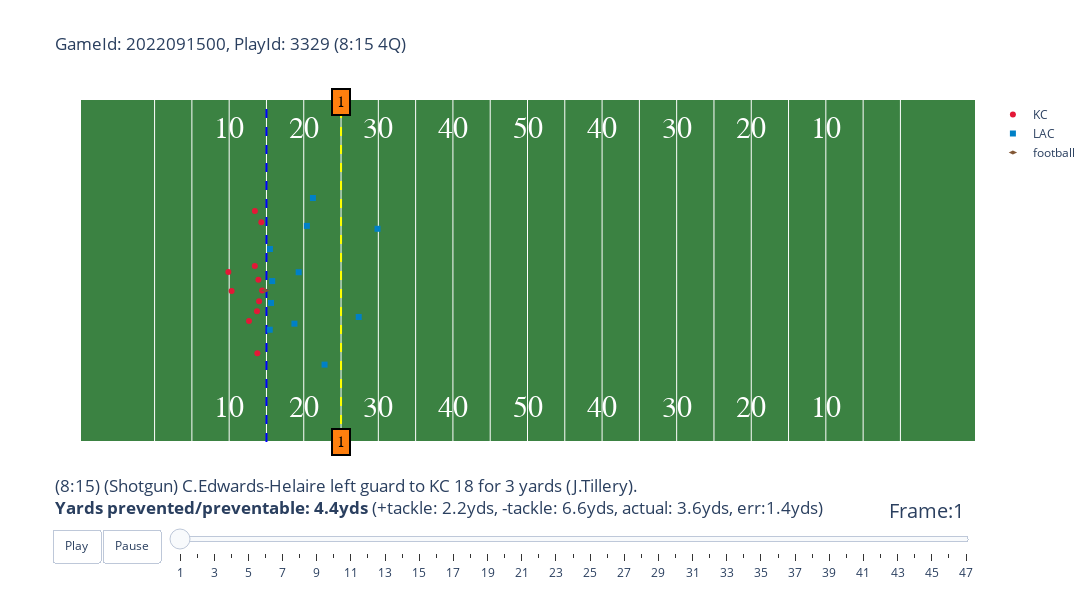

Write notebook code for a chart like this one.
### Code cell
INDEX = 560
animate_play(tracking_data, plays, players, val_data[INDEX]["game_id"], val_data[INDEX]["play_id"], y0_pred[INDEX], y1_pred[INDEX], val_T[INDEX], val_Y[INDEX])  # runtime for one play is <5s

### Figure 1 — Plotly figure (JSON) as saved in the notebook; plotly's stock layout.template omitted (floating-point values rounded to 4 significant figures)
{"data": [{"hoverinfo": "none", "mode": "text", "showlegend": false, "text": ["10", "20", "30", "40", "50", "40", "30", "20", "10"], "textfont": {"color": "#ffffff", "family": "Courier New, monospace", "size": 30}, "type": "scatter", "x": [20, 30, 40, 50, 60, 70, 80, 90, 100], "y": [5, 5, 5, 5, 5, 5, 5, 5, 5]}, {"hoverinfo": "none", "mode": "text", "showlegend": false, "text": ["10", "20", "30", "40", "50", "40", "30", "20", "10"], "textfont": {"color": "#ffffff", "family": "Courier New, monospace", "size": 30}, "type": "scatter", "x": [20, 30, 40, 50, 60, 70, 80, 90, 100], "y": [48.5, 48.5, 48.5, 48.5, 48.5, 48.5, 48.5, 48.5, 48.5]}, {"hoverinfo": "text", "line": {"color": "blue", "dash": "dash"}, "mode": "lines+text", "opacity": 1, "showlegend": false, "type": "scatter", "x": [25, 25], "y": [0, 53.5]}, {"hoverinfo": "text", "line": {"color": "yellow", "dash": "dash"}, "mode": "lines+text", "opacity": 1, "showlegend": false, "type": "scatter", "x": [35, 35], "y": [0, 53.5]}, {"hoverinfo": "text", "hovertext": ["Travis Kelce (TE)", "Joe Thuney (G)", "Patrick Mahomes (QB)", "JuJu Smith-Schuster (WR)", "Andrew Wylie (G)", "Orlando Brown (T)", "Marquez Valdes-Scantling (WR)", "Mecole Hardman (WR)", "BALL CARRIER<br>Clyde Edwards-Helaire (RB)", "Creed Humphrey (C)", "Trey Smith (G)"], "marker": {"color": "#E31837", "symbol": "circle"}, "mode": "markers", "name": "KC", "type": "scatter", "x": [22.66, 23.92, 20.33, 24.31, 23.73, 23.44, 23.78, 23.45, 19.89, 24.42, 24.01], "y": [18.85, 25.27, 23.54, 34.24, 20.36, 27.44, 13.82, 35.99, 26.48, 23.6, 21.94]}, {"hoverinfo": "text", "hovertext": ["Khalil Mack (OLB)", "Kyle Van Noy (OLB)", "Bryce Callahan (CB)", "Joey Bosa (OLB)", "Derwin James (FS)", "Sebastian Joseph (NT)", "J.C. Jackson (CB)", "Jerry Tillery (DT)", "Nasir Adderley (FS)", "Drue Tranquill (ILB)", "Asante Samuel (CB)"], "marker": {"color": "#0080C6", "symbol": "square"}, "mode": "markers", "name": "LAC", "type": "scatter", "x": [25.47, 29.32, 30.42, 25.44, 37.37, 25.77, 32.79, 25.61, 39.89, 28.75, 31.23], "y": [30.08, 26.46, 33.68, 17.5, 19.48, 25.08, 12.06, 21.67, 33.23, 18.44, 38.03]}, {"hoverinfo": "text", "line": {"color": "red", "dash": "dash"}, "mode": "lines+text", "opacity": 0, "showlegend": false, "type": "scatter", "x": [0, 0], "y": [0, 53.5]}, {"hoverinfo": "text", "line": {"color": "red", "dash": "dash"}, "mode": "lines+text", "opacity": 0, "showlegend": false, "type": "scatter", "x": [0, 0], "y": [0, 53.5]}, {"hoverinfo": "none", "marker": {"color": "white", "symbol": "x"}, "mode": "markers+text", "text": [], "textfont": {"color": "white", "family": "Courier New, monospace", "size": 14}, "textposition": "top left", "type": "scatter", "x": [], "y": []}, {"hoverinfo": "none", "line": {"color": "white", "dash": "dot"}, "mode": "lines", "type": "scatter", "x": [], "y": []}, {"hoverinfo": "none", "marker": {"color": "#825736", "symbol": "diamond-wide"}, "mode": "markers", "name": "football", "type": "scatter", "x": [24.85], "y": [23.61]}], "layout": {"annotations": [{"align": "center", "bgcolor": "#ff7f0e", "bordercolor": "black", "borderpad": 4, "borderwidth": 2, "font": {"color": "black", "family": "Courier New, monospace", "size": 16}, "opacity": 1, "showarrow": false, "text": "1", "x": 35, "y": 0}, {"align": "center", "bgcolor": "#ff7f0e", "bordercolor": "black", "borderpad": 4, "borderwidth": 2, "font": {"color": "black", "family": "Courier New, monospace", "size": 16}, "opacity": 1, "showarrow": false, "text": "1", "x": 35, "y": 53}], "autosize": false, "height": 600, "plot_bgcolor": "#3b8242", "sliders": [{"active": 0, "currentvalue": {"font": {"size": 20}, "prefix": "Frame:", "visible": true, "xanchor": "right"}, "len": 0.9, "pad": {"b": 10, "t": 50}, "steps": [{"args": [[1], {"frame": {"duration": 100, "redraw": false}, "mode": "immediate", "transition": {"duration": 0}}], "label": "1", "method": "animate"}, {"args": [[2], {"frame": {"duration": 100, "redraw": false}, "mode": "immediate", "transition": {"duration": 0}}], "label": "2", "method": "animate"}, {"args": [[3], {"frame": {"duration": 100, "redraw": false}, "mode": "immediate", "transition": {"duration": 0}}], "label": "3", "method": "animate"}, {"args": [[4], {"frame": {"duration": 100, "redraw": false}, "mode": "immediate", "transition": {"duration": 0}}], "label": "4", "method": "animate"}, {"args": [[5], {"frame": {"duration": 100, "redraw": false}, "mode": "immediate", "transition": {"duration": 0}}], "label": "5", "method": "animate"}, {"args": [[6], {"frame": {"duration": 100, "redraw": false}, "mode": "immediate", "transition": {"duration": 0}}], "label": "6", "method": "animate"}, {"args": [[7], {"frame": {"duration": 100, "redraw": false}, "mode": "immediate", "transition": {"duration": 0}}], "label": "7", "method": "animate"}, {"args": [[8], {"frame": {"duration": 100, "redraw": false}, "mode": "immediate", "transition": {"duration": 0}}], "label": "8", "method": "animate"}, {"args": [[9], {"frame": {"duration": 100, "redraw": false}, "mode": "immediate", "transition": {"duration": 0}}], "label": "9", "method": "animate"}, {"args": [[10], {"frame": {"duration": 100, "redraw": false}, "mode": "immediate", "transition": {"duration": 0}}], "label": "10", "method": "animate"}, {"args": [[11], {"frame": {"duration": 100, "redraw": false}, "mode": "immediate", "transition": {"duration": 0}}], "label": "11", "method": "animate"}, {"args": [[12], {"frame": {"duration": 100, "redraw": false}, "mode": "immediate", "transition": {"duration": 0}}], "label": "12", "method": "animate"}, {"args": [[13], {"frame": {"duration": 100, "redraw": false}, "mode": "immediate", "transition": {"duration": 0}}], "label": "13", "method": "animate"}, {"args": [[14], {"frame": {"duration": 100, "redraw": false}, "mode": "immediate", "transition": {"duration": 0}}], "label": "14", "method": "animate"}, {"args": [[15], {"frame": {"duration": 100, "redraw": false}, "mode": "immediate", "transition": {"duration": 0}}], "label": "15", "method": "animate"}, {"args": [[16], {"frame": {"duration": 100, "redraw": false}, "mode": "immediate", "transition": {"duration": 0}}], "label": "16", "method": "animate"}, {"args": [[17], {"frame": {"duration": 100, "redraw": false}, "mode": "immediate", "transition": {"duration": 0}}], "label": "17", "method": "animate"}, {"args": [[18], {"frame": {"duration": 100, "redraw": false}, "mode": "immediate", "transition": {"duration": 0}}], "label": "18", "method": "animate"}, {"args": [[19], {"frame": {"duration": 100, "redraw": false}, "mode": "immediate", "transition": {"duration": 0}}], "label": "19", "method": "animate"}, {"args": [[20], {"frame": {"duration": 100, "redraw": false}, "mode": "immediate", "transition": {"duration": 0}}], "label": "20", "method": "animate"}, {"args": [[21], {"frame": {"duration": 100, "redraw": false}, "mode": "immediate", "transition": {"duration": 0}}], "label": "21", "method": "animate"}, {"args": [[22], {"frame": {"duration": 100, "redraw": false}, "mode": "immediate", "transition": {"duration": 0}}], "label": "22", "method": "animate"}, {"args": [[23], {"frame": {"duration": 100, "redraw": false}, "mode": "immediate", "transition": {"duration": 0}}], "label": "23", "method": "animate"}, {"args": [[24], {"frame": {"duration": 100, "redraw": false}, "mode": "immediate", "transition": {"duration": 0}}], "label": "24", "method": "animate"}, {"args": [[25], {"frame": {"duration": 100, "redraw": false}, "mode": "immediate", "transition": {"duration": 0}}], "label": "25", "method": "animate"}, {"args": [[26], {"frame": {"duration": 100, "redraw": false}, "mode": "immediate", "transition": {"duration": 0}}], "label": "26", "method": "animate"}, {"args": [[27], {"frame": {"duration": 100, "redraw": false}, "mode": "immediate", "transition": {"duration": 0}}], "label": "27", "method": "animate"}, {"args": [[28], {"frame": {"duration": 100, "redraw": false}, "mode": "immediate", "transition": {"duration": 0}}], "label": "28", "method": "animate"}, {"args": [[29], {"frame": {"duration": 100, "redraw": false}, "mode": "immediate", "transition": {"duration": 0}}], "label": "29", "method": "animate"}, {"args": [[30], {"frame": {"duration": 100, "redraw": false}, "mode": "immediate", "transition": {"duration": 0}}], "label": "30", "method": "animate"}, {"args": [[31], {"frame": {"duration": 100, "redraw": false}, "mode": "immediate", "transition": {"duration": 0}}], "label": "31", "method": "animate"}, {"args": [[32], {"frame": {"duration": 100, "redraw": false}, "mode": "immediate", "transition": {"duration": 0}}], "label": "32", "method": "animate"}, {"args": [[33], {"frame": {"duration": 100, "redraw": false}, "mode": "immediate", "transition": {"duration": 0}}], "label": "33", "method": "animate"}, {"args": [[34], {"frame": {"duration": 100, "redraw": false}, "mode": "immediate", "transition": {"duration": 0}}], "label": "34", "method": "animate"}, {"args": [[35], {"frame": {"duration": 100, "redraw": false}, "mode": "immediate", "transition": {"duration": 0}}], "label": "35", "method": "animate"}, {"args": [[36], {"frame": {"duration": 100, "redraw": false}, "mode": "immediate", "transition": {"duration": 0}}], "label": "36", "method": "animate"}, {"args": [[37], {"frame": {"duration": 100, "redraw": false}, "mode": "immediate", "transition": {"duration": 0}}], "label": "37", "method": "animate"}, {"args": [[38], {"frame": {"duration": 100, "redraw": false}, "mode": "immediate", "transition": {"duration": 0}}], "label": "38", "method": "animate"}, {"args": [[39], {"frame": {"duration": 100, "redraw": false}, "mode": "immediate", "transition": {"duration": 0}}], "label": "39", "method": "animate"}, {"args": [[40], {"frame": {"duration": 100, "redraw": false}, "mode": "immediate", "transition": {"duration": 0}}], "label": "40", "method": "animate"}, {"args": [[41], {"frame": {"duration": 100, "redraw": false}, "mode": "immediate", "transition": {"duration": 0}}], "label": "41", "method": "animate"}, {"args": [[42], {"frame": {"duration": 100, "redraw": false}, "mode": "immediate", "transition": {"duration": 0}}], "label": "42", "method": "animate"}, {"args": [[43], {"frame": {"duration": 100, "redraw": false}, "mode": "immediate", "transition": {"duration": 0}}], "label": "43", "method": "animate"}, {"args": [[44], {"frame": {"duration": 100, "redraw": false}, "mode": "immediate", "transition": {"duration": 0}}], "label": "44", "method": "animate"}, {"args": [[45], {"frame": {"duration": 100, "redraw": false}, "mode": "immediate", "transition": {"duration": 0}}], "label": "45", "method": "animate"}, {"args": [[46], {"frame": {"duration": 100, "redraw": false}, "mode": "immediate", "transition": {"duration": 0}}], "label": "46", "method": "animate"}, {"args": [[47], {"frame": {"duration": 100, "redraw": false}, "mode": "immediate", "transition": {"duration": 0}}], "label": "47", "method": "animate"}], "transition": {"duration": 300, "easing": "cubic-in-out"}, "x": 0.1, "xanchor": "left", "y": 0, "yanchor": "top"}], "title": {"text": "GameId: 2022091500, PlayId: 3329 (8:15 4Q)<br><br><br><br><br><br><br><br><br><br><br><br><br><br><br><br><br><br><br><br>(8:15) (Shotgun) C.Edwards-Helaire left guard to KC 18 for 3 yards (J.Tillery).<br><b>Yards prevented/preventable: 4.4yds</b> (+tackle: 2.2yds, -tackle: 6.6yds, actual: 3.6yds, err:1.4yds)<br>"}, "updatemenus": [{"buttons": [{"args": [null, {"frame": {"duration": 100, "redraw": false}, "fromcurrent": true, "transition": {"duration": 0}}], "label": "Play", "method": "animate"}, {"args": [[null], {"frame": {"duration": 0, "redraw": false}, "mode": "immediate", "transition": {"duration": 0}}], "label": "Pause", "method": "animate"}], "direction": "left", "pad": {"r": 10, "t": 87}, "showactive": false, "type": "buttons", "x": 0.1, "xanchor": "right", "y": 0, "yanchor": "top"}], "width": 1200, "xaxis": {"autorange": false, "range": [0, 120], "showticklabels": false, "tickmode": "array", "tickvals": [10, 15, 20, 25, 30, 35, 40, 45, 50, 55, 60, 65, 70, 75, 80, 85, 90, 95, 100, 105, 110]}, "yaxis": {"autorange": false, "range": [0, 53.3], "showgrid": false, "showticklabels": false}}}
